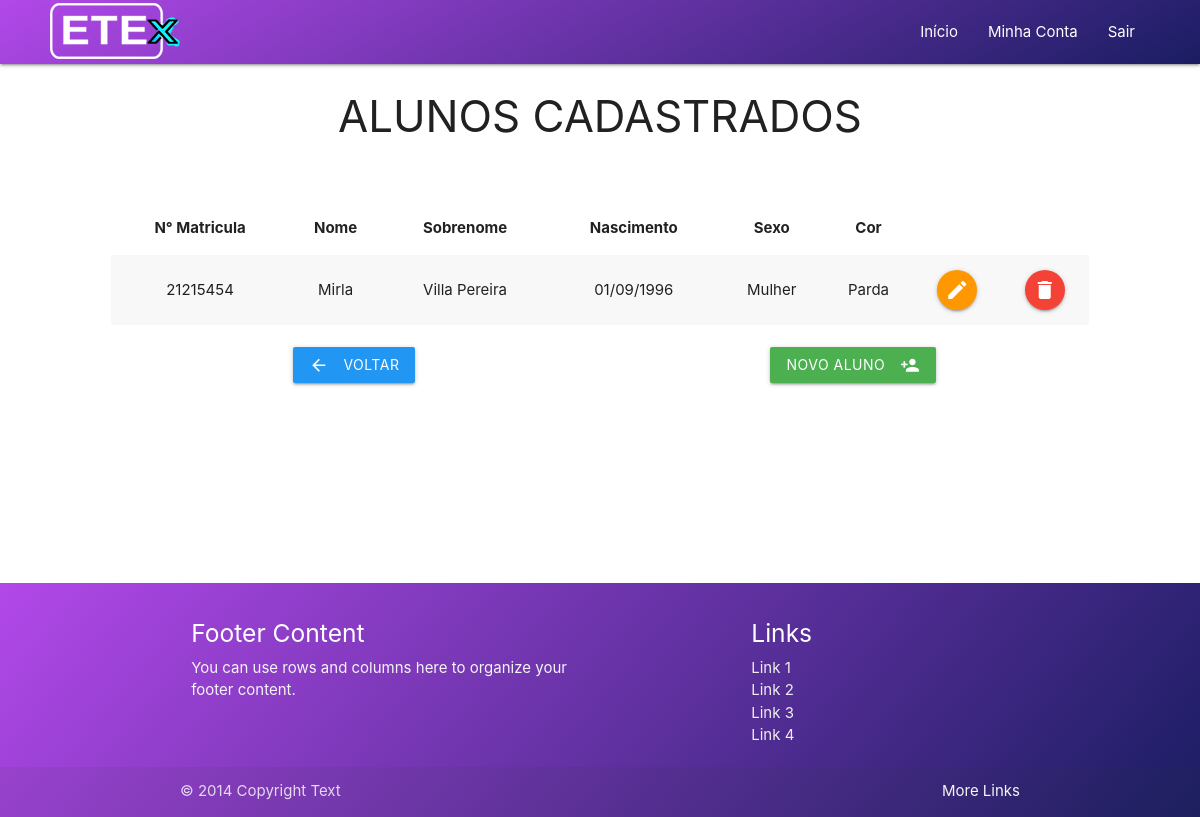
Page /portal/admin/Aluno/listar-alunos.php on the committed database.
### tables this page shows
CREATE TABLE IF NOT EXISTS `alunos` (
  `id_aluno` int(11) NOT NULL AUTO_INCREMENT,
  `nome_aluno` varchar(40) DEFAULT NULL,
  `matricula_aluno` varchar(64) DEFAULT NULL,
  `sobrenome_aluno` varchar(40) DEFAULT NULL,
  `nascimento_aluno` varchar(40) DEFAULT NULL,
  `sexo_aluno` varchar(40) DEFAULT NULL,
  `cor_aluno` varchar(40) DEFAULT NULL,
  `cpf_aluno` varchar(45) NOT NULL,
  `email_aluno` varchar(40) DEFAULT NULL,
  `fone_pessoal_aluno` varchar(40) DEFAULT NULL,
  `fone_fixo_aluno` varchar(40) DEFAULT NULL,
  `numero_endereco_aluno` varchar(40) DEFAULT NULL,
  `rua_endereco_aluno` varchar(40) DEFAULT NULL,
  `bairro_endereco_aluno` varchar(40) DEFAULT NULL,
  `cidade_endereco_aluno` varchar(40) DEFAULT NULL,
  `estado_endereco_aluno` varchar(40) DEFAULT NULL,
  `pais_endereco_aluno` varchar(40) DEFAULT NULL,
  `cep_endereco_aluno` varchar(40) DEFAULT NULL,
  `foto_aluno` varchar(255) DEFAULT NULL,
  PRIMARY KEY (`id_aluno`),
  UNIQUE KEY `cpf_aluno` (`cpf_aluno`)
);

### model/Aluno/AlunoDao.class.php (called while the page is built, shortened)
<?php
class AlunoDao implements InterfaceAluno {
    public function listarAlunos() {
        $db_conexao = new Database();
        $conn = $db_conexao->dbConexao();
        $stmt = $conn->prepare("SELECT * FROM `alunos`");
        try {
            $stmt->execute();
            $result = $stmt->fetchAll(PDO::FETCH_ASSOC);
            return $result;
        } catch (Exception $e) {
            return $result = "Erro: " . $e;
        }
    }
}

### controller/AlunoController.class.php (called while the page is built, shortened)
<?php
include_once __DIR__ . '/../model/Aluno/AlunoDao.class.php';
class AlunoController implements InterfaceAluno {
    public function listarAlunos() {
        $listar = new AlunoDao();
        return $listar->listarAlunos();
    }
}

### portal/admin/Aluno/listar-alunos.php (the view, shortened to what this page needs)
<?php
include_once __DIR__ . '/../../assets/header.php';
include_once __DIR__ . '/../../view/Aluno/listaAlunos.view.php';
include_once __DIR__ . '/../../controller/AlunoController.class.php';
?>
<div class="row">
    <div id="listar-aluno" class="col l12 m12">
        <?php
        $listar = new AlunoController();
        $listaAlunos = $listar->listarAlunos();
        foreach ($listaAlunos as $dado):
            ?>
            <td><?php echo $dado['matricula_aluno']; ?></td>
            <td><?php echo $dado['nome_aluno']; ?></td>
            <td><?php echo $dado['sobrenome_aluno']; ?></td>
            <td><?php
                $nascimento = $dado['nascimento_aluno'];
                echo date("d/m/Y", strtotime($nascimento));
                ?></td>
            <td><?php echo $dado['sexo_aluno']; ?></td>
            <td><?php echo $dado['cor_aluno']; ?></td>
            <td>
                <a href="editar-aluno.php?id=<?php echo $dado['id_aluno']; ?>" type="hidden" name="id" class="btn-floating btn-medium waves-effect waves-light orange"><i class="material-icons">edit</i></a>
            </td>
            <td>
                <a href="#modelExcluirAluno<?php echo $dado['id_aluno']; ?>" class="btn-floating btn-medium waves-effect waves-light btn modal-trigger red"><i class="material-icons">delete</i></a>
            </td>
            </tr>
            <?php
        endforeach;
        ?>
        </tbody>
        </table>
        <div id="buttons" class="col l12"></br>
            <div class="col l6 offset-l2">
                <a class="btn waves-effect waves-light blue" href="../../index.php">Voltar
                    <i class="material-icons left">arrow_back</i>
                </a>
            </div>
            <div class="col l3 ">
                <a class="btn waves-effect waves-light green" href="cadastro-aluno.php">Novo aluno
                    <i class="material-icons right">person_add</i>
                </a>
            </div>
        </div>
    </div>
</div>
<?php
include_once __DIR__ . '/../../assets/footer.php';
?>

### assets/css/style-logado.css (style rules this page uses)
* { margin: 0; padding: 0; }
body { height: 700px; overflow-x: hidden; }

### rows in the picture
alunos: matricula_aluno "21215454", nome_aluno "Mirla", sobrenome_aluno "Villa Pereira", nascimento_aluno "01/09/1996", sexo_aluno "Mulher", cor_aluno "Parda"
